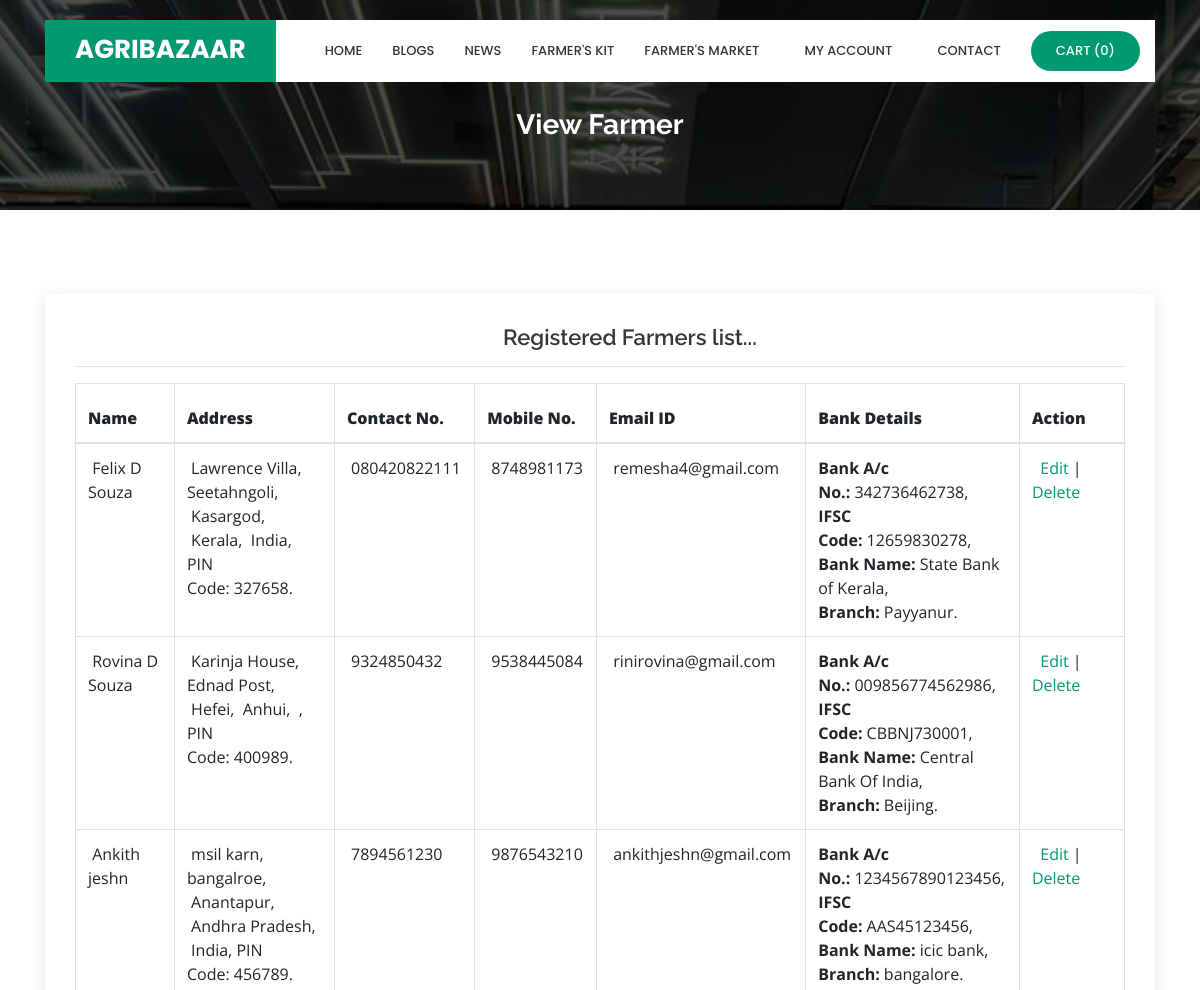
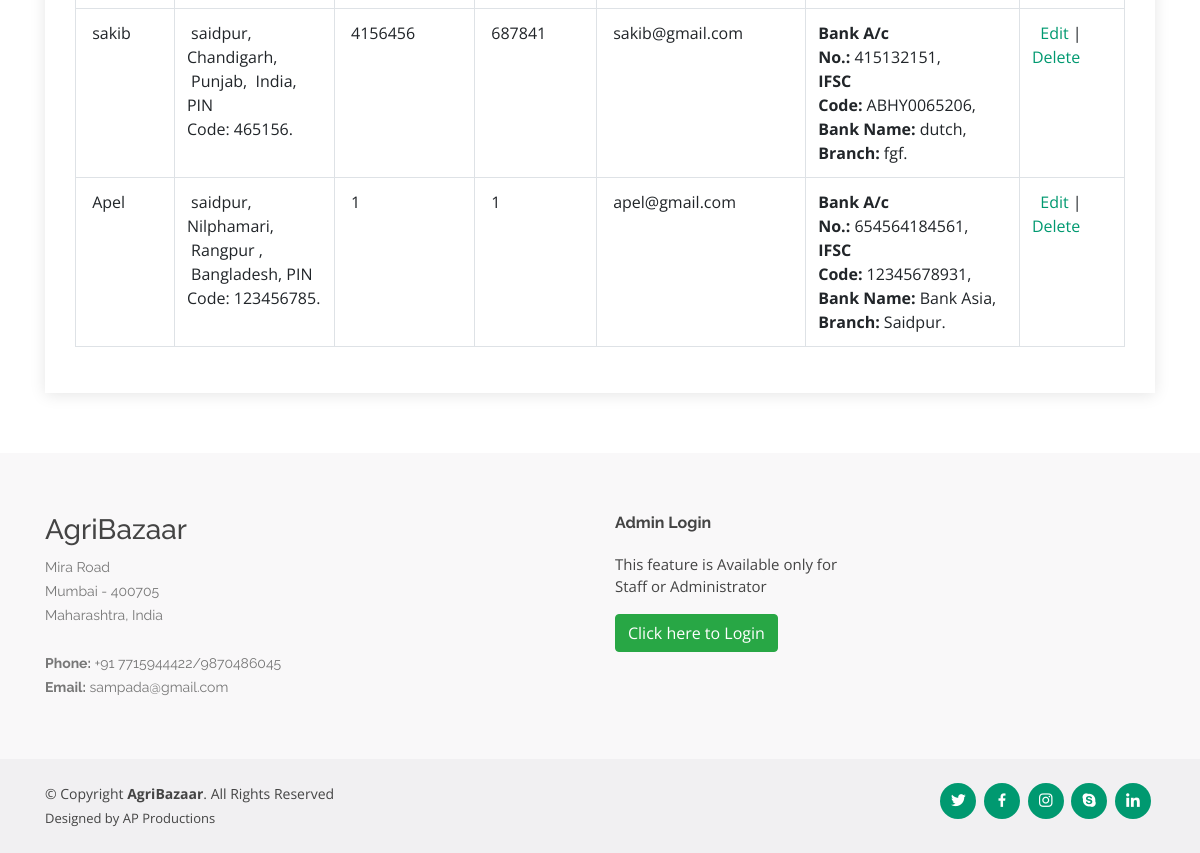
Screenshot of /viewseller.php with the database file from the repository (2 pictures, top to bottom).
### tables this page shows
CREATE TABLE IF NOT EXISTS `seller` (
  `seller_id` int(10) NOT NULL AUTO_INCREMENT,
  `seller_name` varchar(25) NOT NULL,
  `seller_address` text NOT NULL,
  `state_id` int(10) NOT NULL,
  `country_id` int(10) NOT NULL,
  `city_id` int(10) NOT NULL,
  `pincode` varchar(10) NOT NULL,
  `contact_number` varchar(15) NOT NULL,
  `mobile_no` varchar(10) NOT NULL,
  `email_id` varchar(50) NOT NULL,
  `password` varchar(25) NOT NULL,
  `bank_name` varchar(50) NOT NULL,
  `bank_branch` varchar(50) NOT NULL,
  `bank_IFSC` varchar(25) NOT NULL,
  `bank_acno` varchar(25) NOT NULL,
  `status` varchar(10) NOT NULL,
  PRIMARY KEY (`seller_id`),
  UNIQUE KEY `email_id` (`email_id`)
);

CREATE TABLE IF NOT EXISTS `city` (
  `city_id` int(10) NOT NULL AUTO_INCREMENT,
  `country_id` int(10) NOT NULL,
  `state_id` int(10) NOT NULL,
  `city` varchar(25) NOT NULL,
  `description` text NOT NULL,
  `status` varchar(10) NOT NULL,
  PRIMARY KEY (`city_id`)
);

CREATE TABLE IF NOT EXISTS `state` (
  `state_id` int(10) NOT NULL AUTO_INCREMENT,
  `country_id` int(10) NOT NULL,
  `state` varchar(25) NOT NULL,
  `description` text NOT NULL,
  `status` varchar(10) NOT NULL,
  PRIMARY KEY (`state_id`)
);

CREATE TABLE IF NOT EXISTS `country` (
  `country_id` int(10) NOT NULL AUTO_INCREMENT,
  `country` varchar(25) NOT NULL,
  `description` text NOT NULL,
  `status` varchar(10) NOT NULL,
  PRIMARY KEY (`country_id`)
);

### viewseller.php (the view, shortened to what this page needs)
<?php
include("header.php");
include("dbconnection.php");
?>
  <main id="main">
    <section id="cta" class="cta">
      <div class="container">
        <div class="text-center" data-aos="zoom-in">
		<br><br>
          <h3>View Farmer</h3>
        </div>
      </div>
    </section>
    <section id="contact" class="contact">
      <div class="container">
        <div class="row">
          <div class="col-lg-12" data-aos="fade-up" data-aos-delay="100">
            <div class="info mt-4 ">
		<center><h4>Registered Farmers list...</h4></center><hr>
<?php
							 $sql = "SELECT * FROM seller";
							  $qsql = mysqli_query($con,$sql);
							  if(mysqli_num_rows($qsql)  == 0)
									{
										echo "<center>There is no Seller to display!!</center>";
									}
									else
									{
							?>
							<table class="table table-bordered"  style="width:100%">
								<THEAD>
							  <tr>
						      <th width="98" height="60"><strong>Name</strong></th>
						      <th width="130"><strong>Address</strong></th>
						      <th width="104"><strong>Contact No.</strong></th>
						      <th width="104"><strong>Mobile No.</strong></th>
						      <th width="115"><strong>Email ID</strong></th>
						      <th width="138"><strong>Bank Details</strong></th>
                               <th width="104"><strong>Action</strong></th>
						      </tr>
								</THEAD>
								<TBODY>
<?php
							  while($rs = mysqli_fetch_array($qsql))
							  {
								   $sql1 = "SELECT * FROM country WHERE country_id='$rs[country_id]'";
								  $qsql1 = mysqli_query($con,$sql1);
								  $rs1 = mysqli_fetch_array($qsql1);
								  $sql2 = "SELECT * FROM state WHERE state_id='$rs[state_id]'";
								  $qsql2 = mysqli_query($con,$sql2);
								  $rs12 = mysqli_fetch_array($qsql2);
								  $sql3 = "SELECT * FROM city WHERE city_id='$rs[city_id]'";
								  $qsql3 = mysqli_query($con,$sql3);
								  $rs13 = mysqli_fetch_array($qsql3);
							  echo "
						    <tr>
						      <td>&nbsp;$rs[seller_name]</td>
						      <td>&nbsp;$rs[seller_address],
						      &nbsp;$rs13[city],
						      &nbsp;$rs12[state],
						      &nbsp;$rs1[country],
						      PIN Code:&nbsp;$rs[pincode].
						      <td>&nbsp;$rs[contact_number]</td>
						      <td>&nbsp;$rs[mobile_no]</td>
						      <td>&nbsp;$rs[email_id]</td>
						      <td> <strong>Bank A/c No.:</strong>&nbsp;$rs[bank_acno],<br>"."
							  <strong>IFSC Code:</strong>&nbsp;$rs[bank_IFSC],<br>"."
							  <strong>Bank Name:</strong>&nbsp;$rs[bank_name],<br>"."
						      <strong>Branch:</strong>&nbsp;$rs[bank_branch].
						     </td>
						      <td>&nbsp;  <a href='seller.php?editid=$rs[seller_id]'>Edit</a> | <a href='viewseller.php?deleteid=$rs[seller_id]' onclick='return delconfirm()'>Delete</a></td>
					        </tr>";
							  }
							  ?>
								</TBODY>
						  </table>
						<?php
						 }
						?>
            </div>
		  </div>
        </div>
      </div>
    </section>
  </main>
<?php
include("footer.php");
?>

### assets/css/style.css (style rules this page uses)
body { font-family: "Open Sans", sans-serif; color: #444444; }
a { color: #009970; }
h1, h2, h3, h4, h5, h6 { font-family: "Raleway", sans-serif; }
section { padding: 60px 0; overflow: hidden; }
.cta { background: linear-gradient(rgba(2, 2, 2, 0.7), rgba(0, 0, 0, 0.7)), url("../img/cta-bg.jpg") fixed center center; background-size: cover; padding: 60px 0; }
.cta h3 { color: #fff; font-size: 28px; font-weight: 700; }
.contact .info { padding: 30px; width: 100%; background: #fff; box-shadow: 0px 2px 15px rgba(0, 0, 0, 0.1); }
.contact .info h4 { padding: 0 0 0 60px; font-size: 22px; font-weight: 600; margin-bottom: 5px; color: #36343a; }

### rows the page displays
seller: seller_name "Felix D Souza", seller_address "Lawrence Villa, Seetahngoli", city.city "Kasargod", state.state "Kerala", country.country "India", pincode "327658", contact_number "080420822111", mobile_no "8748981173", email "remesha4@gmail.com", bank_acno "342736462738", bank_IFSC "12659830278", bank_name "State Bank of Kerala", bank_branch "Payyanur"
seller: seller_name "Rovina D Souza", seller_address "Karinja House, Ednad Post", city.city "Hefei", state.state "Anhui", pincode "400989", contact_number "9324850432", mobile_no "9538445084", email "rinirovina@gmail.com", bank_acno "009856774562986", bank_IFSC "CBBNJ730001", bank_name "Central Bank Of India", bank_branch "Beijing"
seller: seller_name "Ankith jeshn", seller_address "msil karn, bangalroe", city.city "Anantapur", state.state "Andhra Pradesh", country.country "India", pincode "456789", contact_number "7894561230", mobile_no "9876543210", email "ankithjeshn@gmail.com", bank_acno "1234567890123456", bank_IFSC "AAS45123456", bank_name "icic bank", bank_branch "bangalore"
seller: seller_name "sakib", seller_address "saidpur", city.city "Chandigarh", state.state "Punjab", country.country "India", pincode "465156", contact_number "4156456", mobile_no "687841", email "sakib@gmail.com", bank_acno "415132151", bank_IFSC "ABHY0065206", bank_name "dutch", bank_branch "fgf"
seller: seller_name "Apel", seller_address "saidpur", city.city "Nilphamari", state.state "Rangpur", country.country "Bangladesh", pincode "123456785", contact_number "1", mobile_no "1", email "apel@gmail.com", bank_acno "654564184561", bank_IFSC "12345678931", bank_name "Bank Asia", bank_branch "Saidpur"

### other values shown
mysqli_num_rows($qsqlproduct_purchase_record) "0"
